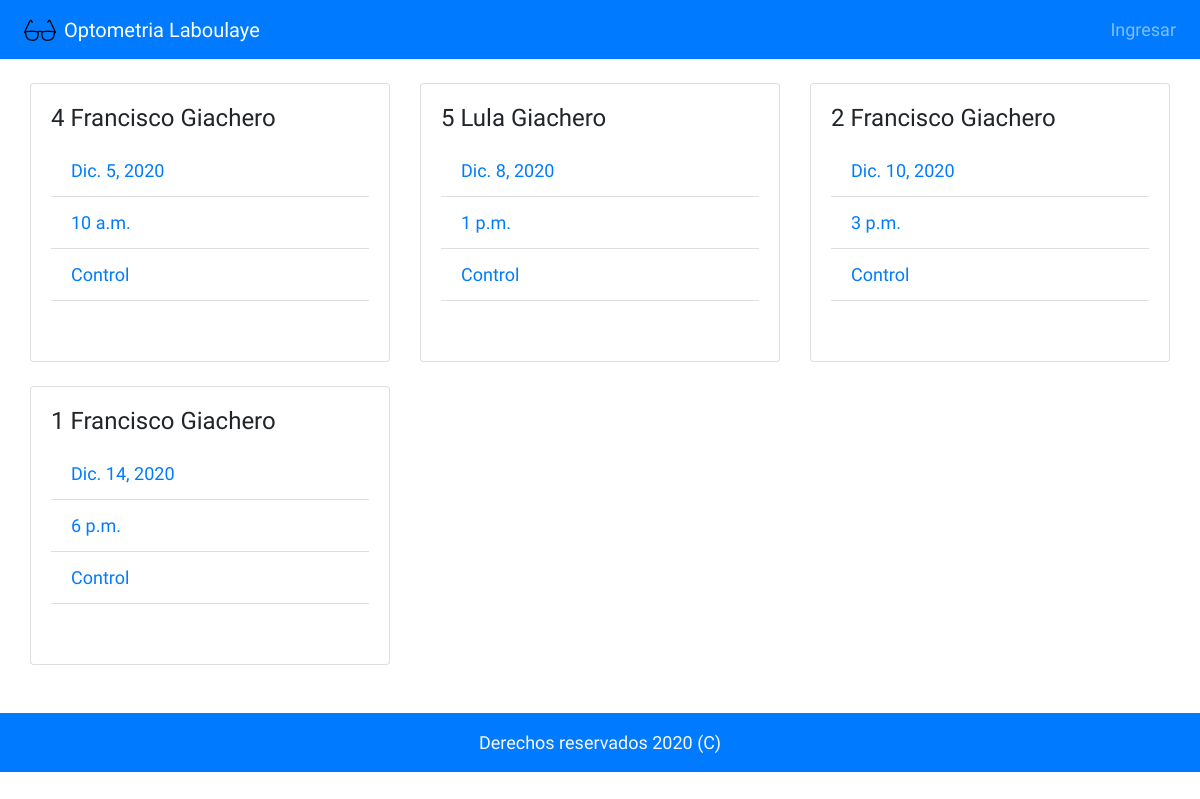
The page /optometrialbye/turno/detalle on the database as committed earlier.
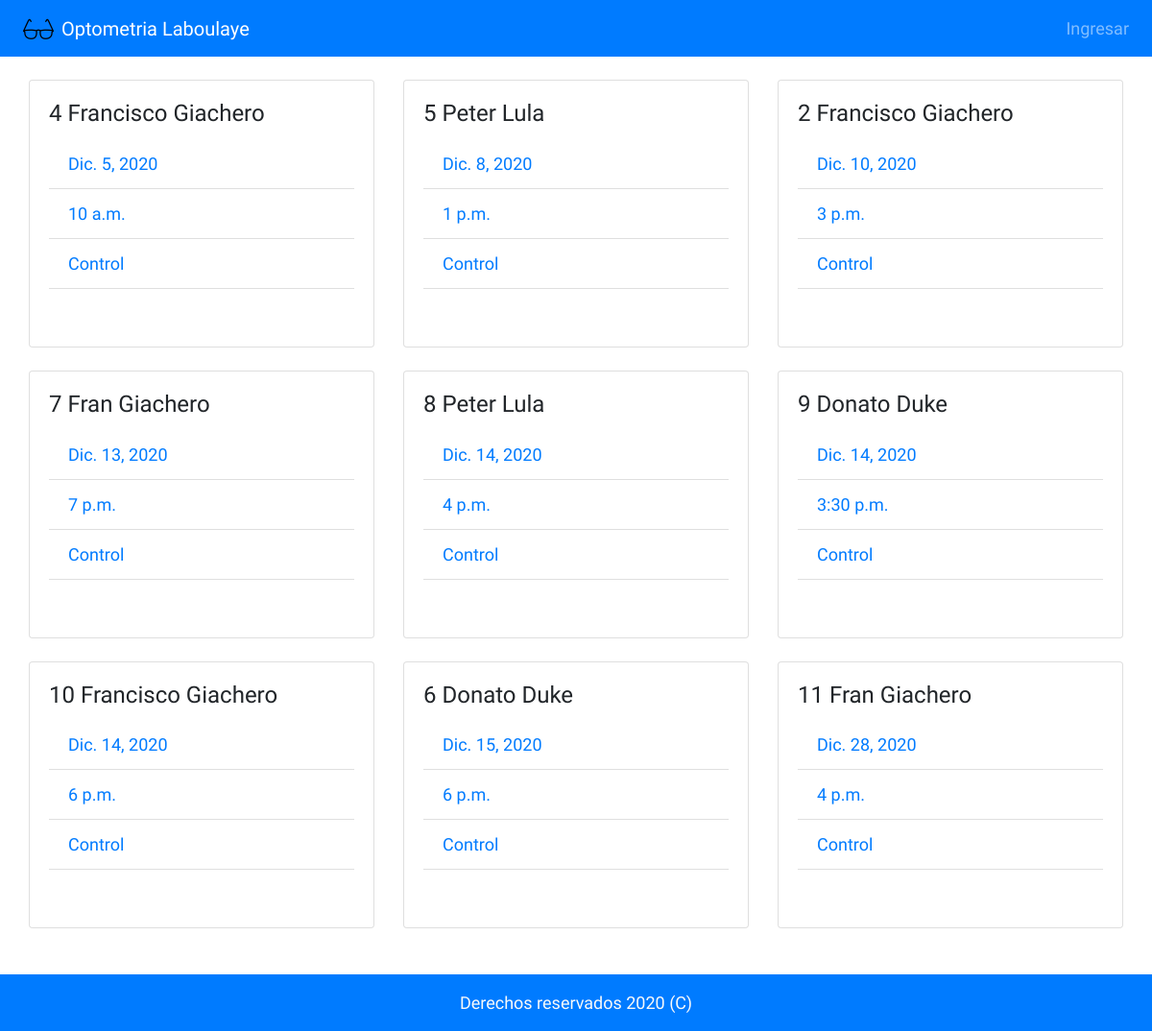
The same page on the database as committed later.
### optometrialbye/models.py (models this page shows, shortened)
class Turnos(models.Model):
    dia = models.DateField(default= date.today)
    hora = models.TimeField(default= timezone.now)
    medico = models.CharField(max_length=255, blank=True)
    paciente = models.ForeignKey(Pacientes, on_delete=models.CASCADE)
    motivo = models.CharField('Motivo', max_length=255, blank=True)
    class Meta:
        ordering = ['dia']

class Pacientes(models.Model):
    nombre = models.CharField(max_length= 100)
    apellido = models.CharField(max_length= 100)
    genero = models.CharField(max_length= 2, choices= genero_opciones)
    celular_regex = RegexValidator(regex=r'^\+?549?\d{10}$', message = "Número debe ser ingresado en formato '+549XXXXXXXXXX'.")
    celular = models.CharField("Celular", validators=[celular_regex], max_length = 14, unique = True)
    historial = models.CharField( 'Historial', max_length=200, blank= True)
    class Meta:
        ordering = ['apellido']
    def __str__(self):
        nombre_apellido = f'{self.nombre} {self.apellido}'
        return nombre_apellido

### optometrialbye/views.py (the view)
# urls.py: path('turno/detalle', views.DetalleTurno, name = 'detalle_turno'),
def DetalleTurno (request):
    turnos = Turnos.objects.all()
    return render(request, "optolbye/detalle_turno.html", {"turnos" : turnos})

### optometrialbye/templates/optolbye/detalle_turno.html (shortened to what this page needs)
{% extends 'optolbye/base.html' %}
{% load static %}
{% block body %}
<main class="py-4">
    <div class="container-fluid">
        <div class="row m-0">
            {% for turno in turnos %}
            <div class="col-md-4 mb-4">
                <div class="card">
                    <div class="card-body">
                      <h4 class="card-title">{{turno.id}} {{turno.paciente}}</h4>
                      <ul class = "list-group list-group-flush">
                          <li class = "list-group-item"><a href="#">{{turno.dia}}</a></li>
                          <li class = "list-group-item"><a href="#">{{turno.hora}}</a></li>
                          <li class = "list-group-item"><a href="#">{{turno.motivo}}</a></li>
                      </ul>
                     <div class="card-body w-50 mx-auto">
                     </div>
                    </div>
                </div>
            </div>
            {% endfor %}
        </div>
    </div>
</main>
{% endblock  %}
{% block footer %}
<footer class="py-3 bg-primary">
    <div class="container">
      <p class="m-0 text-light text-center">Derechos reservados 2020 (C)</p>
    </div>
</footer>
{% endblock %}

Rows that differ between the two databases and show on the page:
removed Turnos: id "1", paciente "Francisco Giachero", dia "Dic. 14, 2020", hora "6 p.m.", motivo "Control"
changed through a linked row, Turnos "Dic. 8, 2020": paciente "Lula Giachero" → "Peter Lula"
added Turnos: id "7", paciente "Fran Giachero", dia "Dic. 13, 2020", hora "7 p.m.", motivo "Control"
added Turnos: id "8", paciente "Peter Lula", dia "Dic. 14, 2020", hora "4 p.m.", motivo "Control"
added Turnos: id "9", paciente "Donato Duke", dia "Dic. 14, 2020", hora "3:30 p.m.", motivo "Control"
added Turnos: id "10", paciente "Francisco Giachero", dia "Dic. 14, 2020", hora "6 p.m.", motivo "Control"
added Turnos: id "6", paciente "Donato Duke", dia "Dic. 15, 2020", hora "6 p.m.", motivo "Control"
added Turnos: id "11", paciente "Fran Giachero", dia "Dic. 28, 2020", hora "4 p.m.", motivo "Control"
